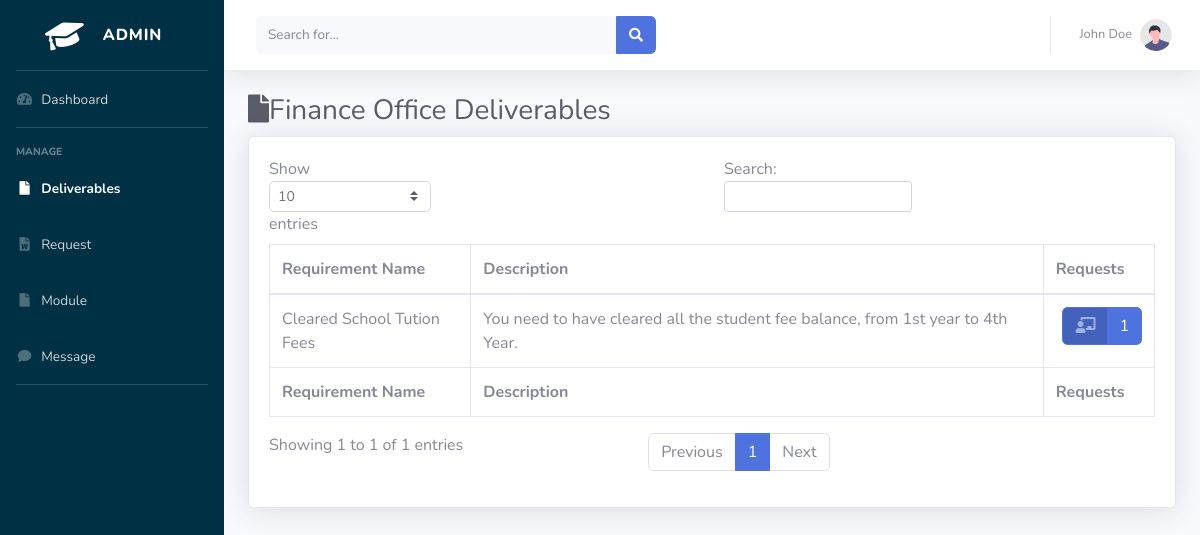
The page /user/deliverable.php (signed in) on the database its author committed.
### tables this page shows
CREATE TABLE `tbl_department` (
  `department_id` int(11) NOT NULL,
  `department_name` varchar(50) NOT NULL
);

CREATE TABLE `tbl_deliverable` (
  `deliverable_id` int(11) NOT NULL,
  `department_id` int(11) NOT NULL,
  `category` int(1) NOT NULL,
  `requirement_name` varchar(30) NOT NULL,
  `description` varchar(100) NOT NULL
);

### user/deliverable.php (the view, shortened to what this page needs)
<?php session_start();
include('../shared/connection.php');
?>
<?php
$department_id=$_SESSION['department'];
$name=$_SESSION['name'];
$query = mysqli_query($con, "SELECT * FROM tbl_department WHERE
    department_id='$department_id'");
    $row = mysqli_fetch_assoc($query);
    $department_name = $row['department_name']
?>
<!DOCTYPE html>
<html lang="en">
<head>
    <link href="../assets/vendor/fontawesome-free/css/all.min.css" rel="stylesheet" type="text/css">
    <link href="../assets/css/sb-admin-2.min.css" rel="stylesheet">
</head>
<body id="page-top">
    <div id="wrapper" style="background-color: #003043">
        <ul class="navbar-nav  sidebar sidebar-dark accordion" id="accordionSidebar">
            <a class="sidebar-brand d-flex align-items-center justify-content-center" href="index.html">
                <div class="sidebar-brand-icon rotate-n-15">
                    <i class="fas fa-graduation-cap"></i>
                </div>
                <div class="sidebar-brand-text mx-3">ADMIN</div>
            </a>
            <hr class="sidebar-divider my-0">
            <li class="nav-item">
                <a class="nav-link" href="index.php">
                    <i class="fas fa-fw fa-tachometer-alt"></i>
                    <span>Dashboard</span></a>
            </li>
            <hr class="sidebar-divider">
            <div class="sidebar-heading">
                Manage
            </div>
            <li class="nav-item active">
                <a class="nav-link" href="deliverable.php">
                    <i class="fas fa-fw fa-file"></i>
                    <span>Deliverables</span></a>
            </li>
            <li class="nav-item">
                <a class="nav-link" href="requests.php">
                    <i class="fas fa-fw fa-file-word"></i>
                    <span>Request</span></a>
            </li>
            <li class="nav-item">
                <a class="nav-link" href="module.php">
                    <i class="fas fa-fw fa-file"></i>
                    <span>Module </span></a>
            </li>
            <li class="nav-item">
                <a class="nav-link" href="message.php">
                    <i class="fas fa-fw fa-comment"></i>
                    <span>Message</span></a>
            </li>
            <hr class="sidebar-divider d-none d-md-block">
        </ul>
        <div id="content-wrapper" class="d-flex flex-column">
            <div id="content">
                <nav class="navbar navbar-expand navbar-light bg-white topbar mb-4 static-top shadow">
                    <form
                        class="d-none d-sm-inline-block form-inline mr-auto ml-md-3 my-2 my-md-0 mw-100 navbar-search">
                        <div class="input-group">
                            <input type="text" class="form-control bg-light border-0 small" placeholder="Search for..."
                                aria-label="Search" aria-describedby="basic-addon2">
                            <div class="input-group-append">
                                <button class="btn btn-primary" type="button">
                                    <i class="fas fa-search fa-sm"></i>
                                </button>
                            </div>
                        </div>
                    </form>
                    <ul class="navbar-nav ml-auto">
                        <li class="nav-item dropdown no-arrow">
                            <a class="nav-link dropdown-toggle" href="#" id="userDropdown" role="button"
                                data-toggle="dropdown" aria-haspopup="true" aria-expanded="false">
                                <span class="mr-2 d-none d-lg-inline text-gray-600 small"><?php echo($name)?></span>
                                <img class="img-profile rounded-circle"
                                    src="../assets/img/undraw_profile.svg">
                            </a>
                        </li>
                    </ul>
                </nav>
                <div class="container-fluid">
                    <h1 class="h3 mb-2 text-gray-800"><i class="fas fa-file"></i><?php echo($department_name)?>  Deliverables</h1>
                    <div class="card shadow mb-4">
                        <div class="card-body">
                            <div class="table-responsive">
                                <table class="table table-bordered" id="dataTable" width="100%" cellspacing="0">
                                    <thead>
                                        <tr>
                                            <th>Requirement Name</th>
                                            <th>Description</th>
                                            <th>Requests</th>
                                        </tr>
                                    </thead>
                                    <tfoot>
                                        <tr>
                                            <th>Requirement Name</th>
                                            <th>Description</th>
                                            <th>Requests</th>
                                        </tr>
                                    </tfoot>
                                    <tbody>
                                        <?php
                                        $sql="SELECT * FROM tbl_deliverable WHERE department_id=$department_id";
                                        $records=mysqli_query($con,$sql);
                                        while($row=mysqli_fetch_assoc($records)){
                                        $index = $row['deliverable_id'];
                                            $sql = "SELECT COUNT(*) AS count FROM tbl_list_deliverable WHERE deliverable_id='$index'";
                                            $result = $con->query($sql);
                                            if ($result->num_rows > 0) {
                                                while($row1 = $result->fetch_assoc()) {
                                                    $requests = $row1["count"];
                                                }
                                            } else {
                                                $requests = 0;
                                            }
                                            echo "<tr>
                                            <td>";
                                                echo ""." ".$row['requirement_name']." ".""."";
                                        echo"
                                            </td>
                                            <td>";
                                                echo ""." ".$row['description']." ".""."";
                                        echo"
                                            </td>
                                            <td>";
                                            echo "<a href='requests.php' class='view_request btn btn-primary btn-icon-split float-right'>
                                                     <span class='icon text-white-50'>
                                                         <i class='fas fa-chalkboard-teacher'></i>
                                                     </span>
                                                     <span class='text'>$requests</span>
                                                 </a>
                                                 <input type='hidden' name='text' class= 'idx' value='$index'>
                                                 ";
                                            echo"
                                            </td>
                                            ";
                                        }
                                        ?>
                                    </tbody>
                                </table>
                            </div>
                        </div>
                    </div>
                </div>
            </div>
        </div>
    </div>
</body>
</html>

### rows shown on the page
tbl_department: department_name "Finance Office"
tbl_deliverable: requirement_name "Cleared School Tution Fees", description "You need to have cleared all the student fee balance, from 1st year to 4th Year.", requests "1"

### other values the page prints
$name "John Doe"
